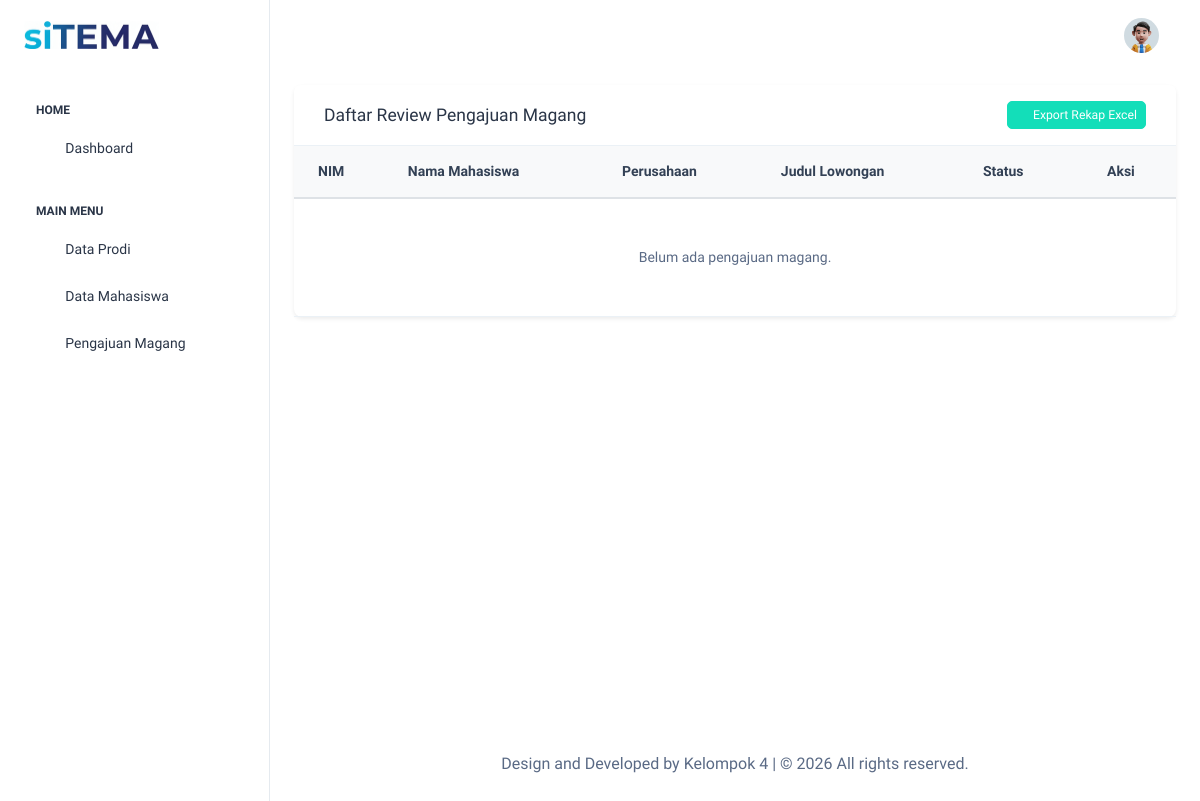
/layout/read/review_pengajuan.php (signed in), run on an earlier commit of the app's database.
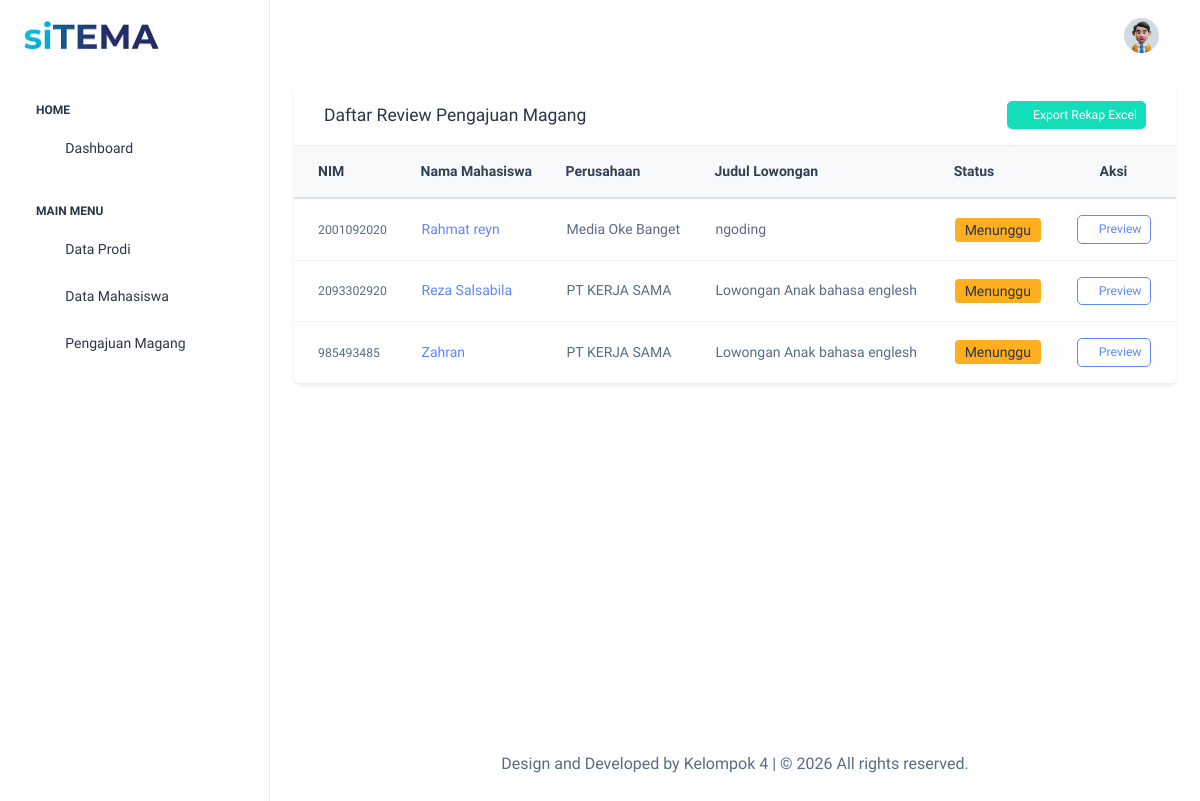
And on a later commit of the database.
### tables this page shows
CREATE TABLE `pengajuan_magang` (
  `id` int(11) NOT NULL,
  `id_lowongan_magang` int(11) DEFAULT NULL,
  `id_mahasiswa` int(11) DEFAULT NULL,
  `id_lowongan_manual` varchar(40) DEFAULT NULL,
  `judul_lowongan` varchar(255) DEFAULT NULL,
  `nama_perusahaan` varchar(255) DEFAULT NULL,
  `status` int(11) NOT NULL,
  `created_at` datetime NOT NULL DEFAULT current_timestamp()
);

CREATE TABLE `mahasiswa` (
  `id` int(11) NOT NULL,
  `id_user` int(11) NOT NULL,
  `id_prodi` int(11) NOT NULL,
  `nim` varchar(20) NOT NULL,
  `nama_mahasiswa` varchar(255) NOT NULL,
  `jenis_kelamin` enum('Laki-Laki','Perempuan') NOT NULL,
  `alamat` text NOT NULL,
  `angkatan` varchar(20) NOT NULL,
  `no_hp` varchar(20) NOT NULL
);

### layout/read/review_pengajuan.php (the view, shortened to what this page needs)
<?php
include '../../partials/header.php';
global $koneksi;
$query = "SELECT
            p.id, p.status, m.nama_mahasiswa as nama_mhs, m.nim, pr.nama_prodi,
            COALESCE(p.judul_lowongan, l.judul_lowongan) AS judul_final,
            COALESCE(p.nama_perusahaan, pt.nama_perusahaan) AS perusahaan_final
          FROM pengajuan_magang p
          JOIN mahasiswa m ON p.id_mahasiswa = m.id
          JOIN prodi pr ON m.id_prodi = pr.id
          LEFT JOIN lowongan_magang l ON p.id_lowongan_magang = l.id
          LEFT JOIN perusahaan pt ON l.id_perusahaan = pt.id
          ORDER BY p.id DESC";
$sql = mysqli_query($koneksi, $query);
?>
<main class="content-body">
    <div class="container-fluid px-4">
        <div class="card custom-card">
            <div class="card-header bg-white py-3 d-flex justify-content-between align-items-center border-bottom">
                <h5 class="fw-bold text-dark mb-0">Daftar Review Pengajuan Magang</h5>
                <a href="export_rekap.php" class="btn btn-success btn-sm fw-bold">
                    <i class="ti ti-file-spreadsheet me-1"></i> Export Rekap Excel
                </a>
            </div>
            <div class="card-body p-0">
                <div class="table-responsive">
                    <table class="table table-hover align-middle mb-0">
                        <thead>
                            <tr>
                                <th class="ps-4">NIM</th>
                                <th>Nama Mahasiswa</th>
                                <th>Perusahaan</th>
                                <th>Judul Lowongan</th>
                                <th>Status</th>
                                <th class="text-center pe-4">Aksi</th>
                            </tr>
                        </thead>
                        <tbody>
                            <?php if (mysqli_num_rows($sql) > 0): ?>
                                <?php while($data = mysqli_fetch_array($sql)): ?>
                                <tr>
                                    <td class="ps-4">
                                        <span class="text-muted small fw-bold"><?= htmlspecialchars($data['nim']); ?></span>
                                    </td>
                                    <td class="fw-bold text-primary"><?= htmlspecialchars($data['nama_mhs']); ?></td>
                                    <td><?= htmlspecialchars($data['perusahaan_final']); ?></td>
                                    <td><?= htmlspecialchars($data['judul_final']); ?></td>
                                    <td>
                                        <?php
                                        if($data['status'] == 1) echo '<span class="badge bg-warning text-dark">Menunggu</span>';
                                        elseif($data['status'] == 2) echo '<span class="badge bg-success">Disetujui</span>';
                                        else echo '<span class="badge bg-danger">Ditolak</span>';
                                        ?>
                                    </td>
                                    <td class="text-center pe-4">
                                        <button type="button"
                                                class="btn btn-sm btn-outline-primary btn-preview"
                                                data-bs-toggle="modal"
                                                data-bs-target="#modalDetailPengajuan"
                                                data-nim="<?= $data['nim']; ?>"
                                                data-nama="<?= $data['nama_mhs']; ?>"
                                                data-prodi="<?= $data['nama_prodi']; ?>"
                                                data-perusahaan="<?= $data['perusahaan_final']; ?>"
                                                data-judul="<?= $data['judul_final']; ?>"
                                                data-status="<?= ($data['status'] == 1 ? 'Menunggu' : ($data['status'] == 2 ? 'Disetujui' : 'Ditolak')); ?>">
                                            <i class="ti ti-eye"></i> Preview
                                        </button>
                                    </td>
                                </tr>
                                <?php endwhile; ?>
                            <?php else: ?>
                                <tr><td colspan="6" class="text-center py-5 text-muted">Belum ada pengajuan magang.</td></tr>
                            <?php endif; ?>
                        </tbody>
                    </table>
                </div>
            </div>
        </div>
    </div>
</main>
<?php include '../../partials/footer.php'; ?>

What changed in the data, as far as the page shows it:
added pengajuan_magang: id_mahasiswa.nim "2001092020", id_mahasiswa.nama_mahasiswa "Rahmat reyn", perusahaan_final "Media Oke Banget", judul_final "ngoding", status "Menunggu"
added pengajuan_magang: id_mahasiswa.nim "2093302920", id_mahasiswa.nama_mahasiswa "Reza Salsabila", perusahaan_final "PT KERJA SAMA", judul_final "Lowongan Anak bahasa englesh", status "Menunggu"
added pengajuan_magang: id_mahasiswa.nim "985493485", id_mahasiswa.nama_mahasiswa "Zahran", perusahaan_final "PT KERJA SAMA", judul_final "Lowongan Anak bahasa englesh", status "Menunggu"
Also different on the page:
text no longer shown: "Belum ada pengajuan magang."
